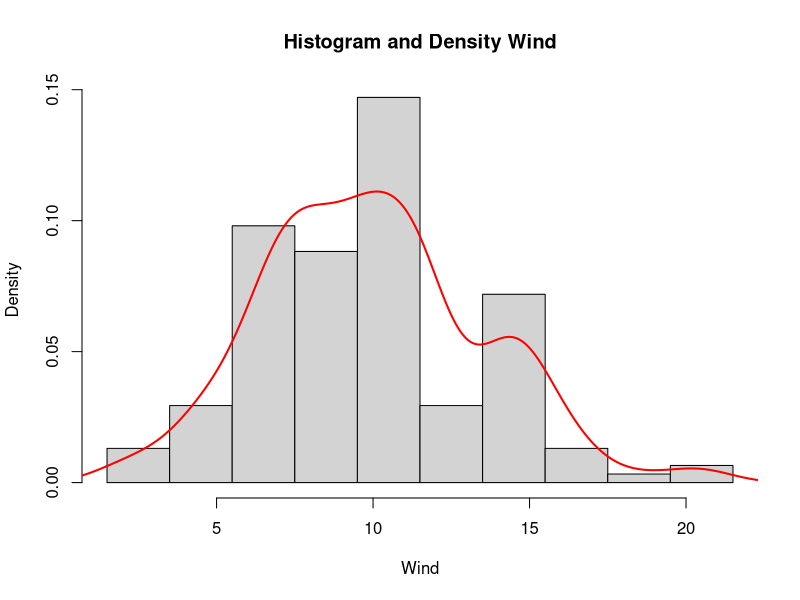
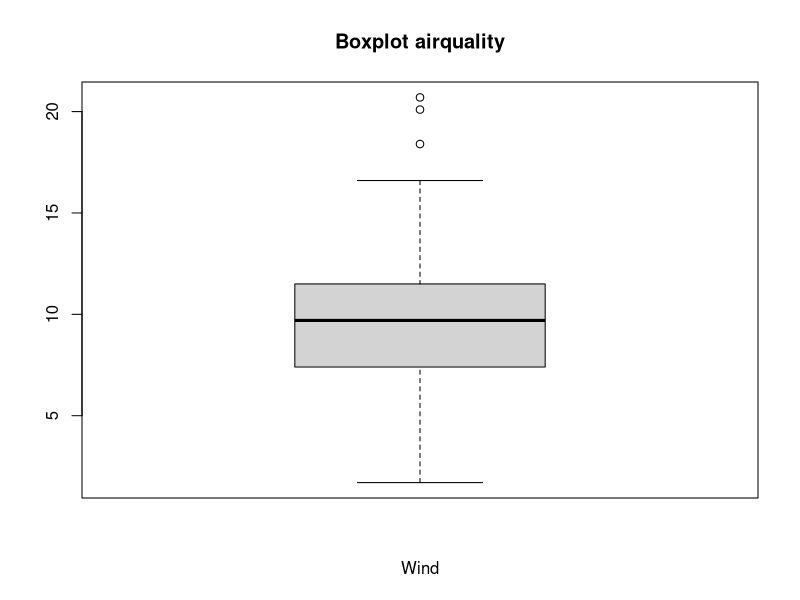
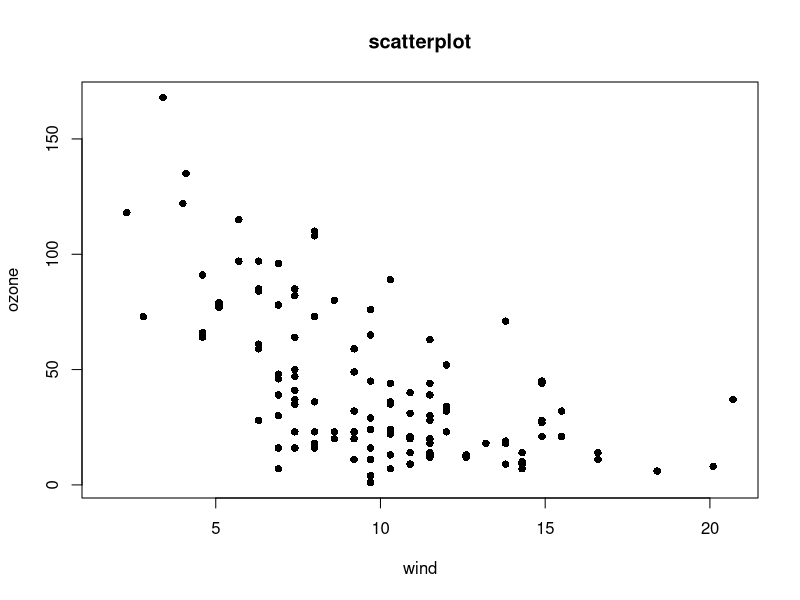

Write R code to recreate these figures, in order.
#No.1 buka data
airquality

#No.2 histogram dan density variabel wind 
denti <- density(airquality$Wind, na.rm = TRUE)

hist(airquality$Wind, 
     breaks = 1.5 + (0:10) * 2,
     probability = TRUE,
     xlab = "Wind", 
     main = "Histogram and Density Wind")

lines(denti, col = "red", lwd = 2)

#No.3 boxplot dan steam and leaf
boxplot(airquality$Wind, horiz = TRUE,
        main = "Boxplot airquality",
        xlab = "Wind")

stem(airquality$Wind)

#No.4 scatterplot
plot(x = airquality$Wind,
     y = airquality$Ozone,
     pch = 16,
     main = "scatterplot",
     xlab = "wind",
     ylab = "ozone")
